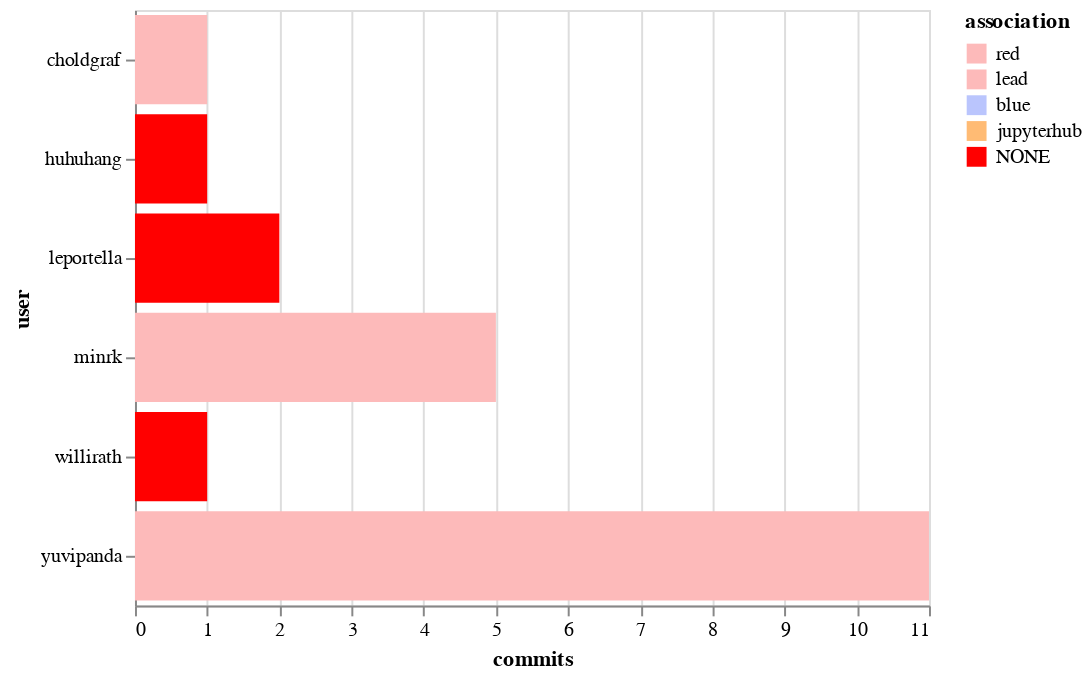

Notebook source saved alongside this figure:
### Code cell
alt.Chart(top_committers).mark_bar().encode(
    x='commits',
    y='user',
    color=alt.Color('association', scale=color_scale)
)

### Figure 1 — Vega-Lite specification as saved in the notebook (floating-point values rounded to 4 significant figures)
{"$schema": "https://vega.github.io/schema/vega-lite/v2.6.0.json", "config": {"view": {"height": 300, "width": 400}}, "data": {"name": "data-2d2f482ab302ada7731e3b20ee7398f8"}, "datasets": {"data-2d2f482ab302ada7731e3b20ee7398f8": [{"association": "red", "commits": 11, "user": "yuvipanda"}, {"association": "lead", "commits": 5, "user": "minrk"}, {"association": "NONE", "commits": 2, "user": "leportella"}, {"association": "NONE", "commits": 1, "user": "willirath"}, {"association": "NONE", "commits": 1, "user": "huhuhang"}, {"association": "red", "commits": 1, "user": "choldgraf"}]}, "encoding": {"color": {"field": "association", "scale": {"domain": ["red", "lead", "blue", "jupyterhub", "NONE"], "range": ["#fdbaba", "#fdbaba", "#bac5fd", "#ffbb74", "red"]}, "type": "nominal"}, "x": {"field": "commits", "type": "quantitative"}, "y": {"field": "user", "type": "nominal"}}, "mark": "bar"}
